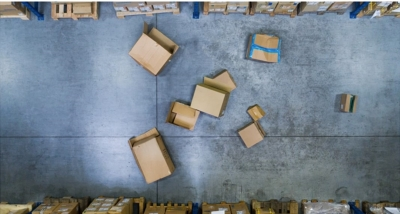
#> input picture warehouse.jpg, 400 x 214 px
$ python newcv8.py
#> lines starting #> are read from the running program, lines starting #| are printed output that depends on the picture; after the words box and inside, x2 and y2 are one past the last pixel; in counts of white or black regions, pixels touching at a corner belong together
#pathfinder clearing using HSV and dilation/erosion

import numpy as np
import cv2
import matplotlib.pyplot as plt

img  = cv2.imread("warehouse.jpg")
#> img is the input picture: shape (214, 400, 3); mean B, G, R 140.4, 130.4, 119.3

# cv2.imshow("original Img :", img)
hsvImage = cv2.cvtColor(img,cv2.COLOR_RGB2HSV)
#> hsvImage: shape (214, 400, 3); mean H, S, V 31.9, 60.4, 147.1

h = hsvImage[:,:,0]
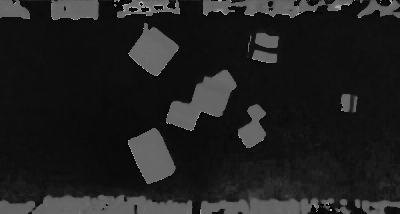
#> h: shape (214, 400); min 0, max 178, mean 31.9
s = hsvImage[:,:,1]
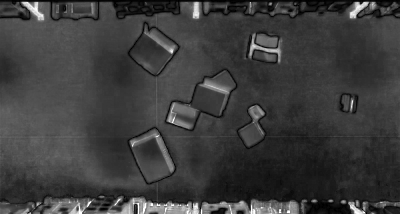
#> s: shape (214, 400); min 0, max 255, mean 60.4
v = hsvImage[:,:,2]
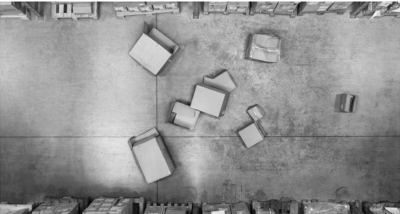
#> v: shape (214, 400); min 5, max 255, mean 147.1

h1,s1,v1 = cv2.split(hsvImage)

lower = np.array([10,50,50])
upper = np.array([90,255,255])

mask = cv2.inRange(hsvImage,lowerb=lower,upperb=upper)
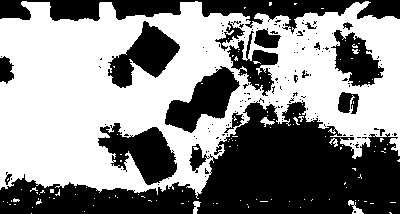
#> mask: shape (214, 400); 54.1% white; 149 black regions (130 under 20 px), largest, box (x1, y1, x2, y2) and area: (0, 100, 400, 214) 21625, (0, 0, 400, 34) 5598, (98, 123, 177, 185) 2629


cv2.imshow("MASK :", mask)
cv2.imshow("HSV FORMAT :", hsvImage)


cv2.waitKey(0)
cv2.destroyAllWindows()

$ run again, with butterfly.jpg copied over warehouse.jpg
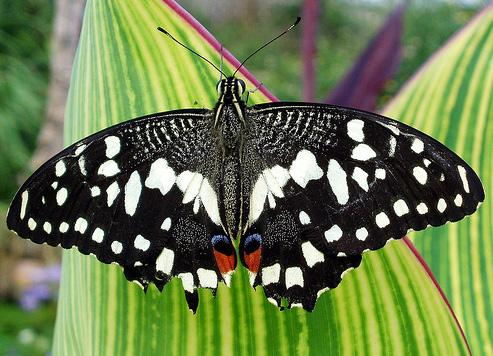
#> input picture butterfly.jpg, 493 x 356 px
#> img is the input picture: shape (356, 493, 3); mean B, G, R 77.2, 123.6, 107
#> hsvImage: shape (356, 493, 3); mean H, S, V 86.7, 104.6, 127.3
#> `v = hsvImage[:,:,2]`:
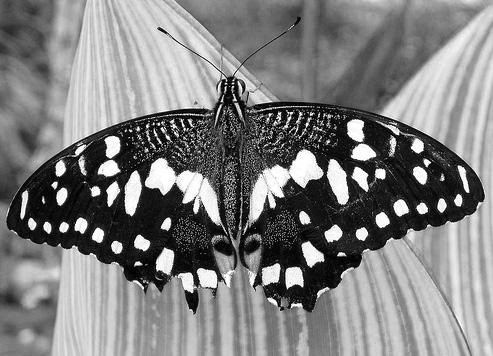
#> v: shape (356, 493); min 0, max 255, mean 127.3
#> `mask = cv2.inRange(hsvImage,lowerb=lower,upperb=upper)`:
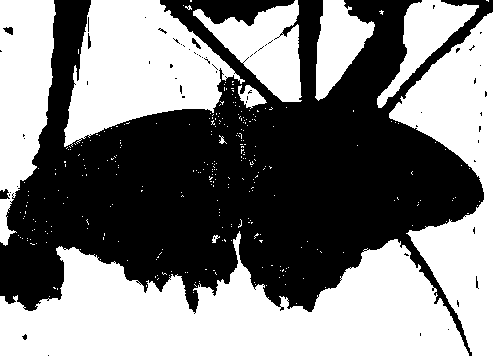
#> mask: shape (356, 493); 50.4% white; 62 black regions (56 under 20 px), largest, box (x1, y1, x2, y2) and area: (0, 0, 493, 356) 86593, (0, 189, 10, 199) 71, (3, 27, 13, 35) 51, (192, 38, 201, 49) 40, (88, 33, 91, 49) 34, (476, 276, 479, 289) 20

$ run again, with players.jpg copied over warehouse.jpg
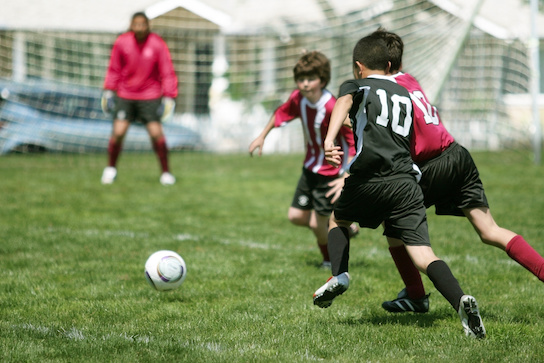
#> input picture players.jpg, 544 x 363 px
#> img is the input picture: shape (363, 544, 3); mean B, G, R 103.7, 137.8, 129.6
#> hsvImage: shape (363, 544, 3); mean H, S, V 77.1, 90.3, 144.7
#> `v = hsvImage[:,:,2]`:
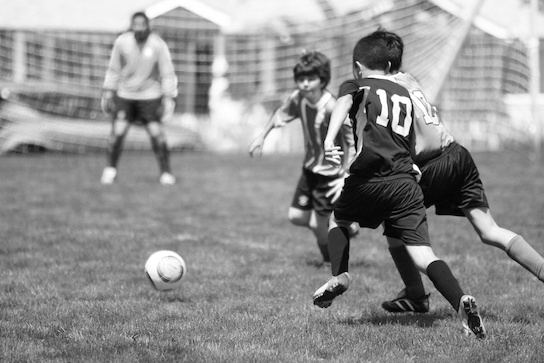
#> v: shape (363, 544); min 0, max 255, mean 144.7
#> `mask = cv2.inRange(hsvImage,lowerb=lower,upperb=upper)`:
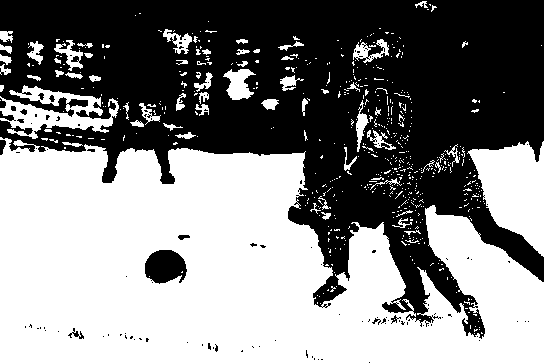
#> mask: shape (363, 544); 51.6% white; 119 black regions (105 under 20 px), largest, box (x1, y1, x2, y2) and area: (0, 0, 544, 339) 93572, (145, 250, 187, 284) 1090, (0, 111, 16, 121) 65
